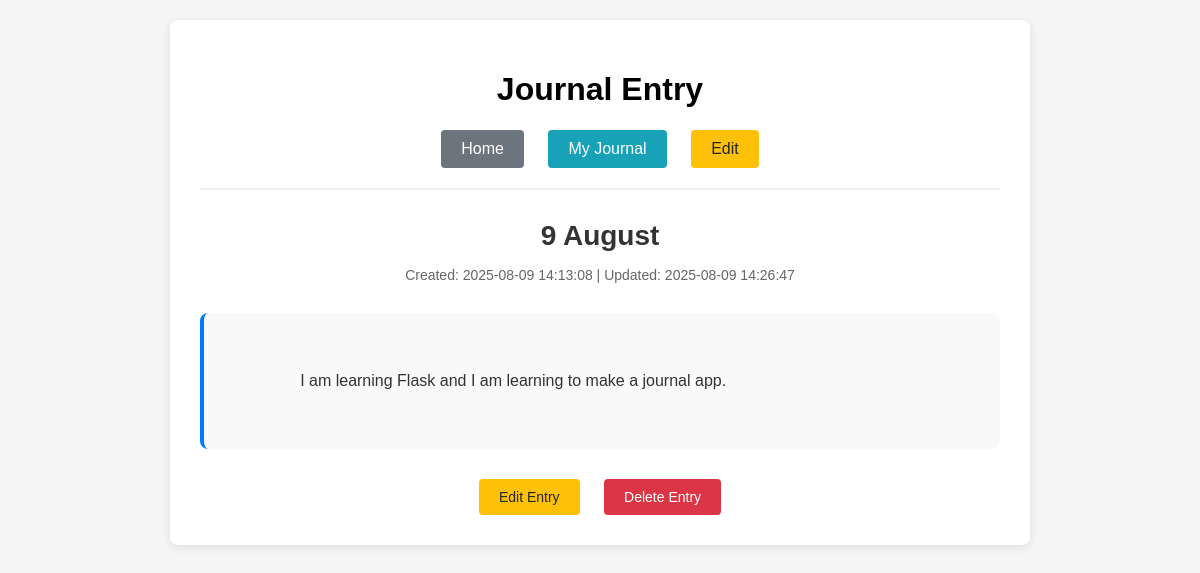
The page /journal/2 (signed in) on the database its author committed.
### app.py (models this page shows, shortened)
class JournalEntry(db.Model):
    id = db.Column(db.Integer, primary_key=True)
    title = db.Column(db.String(100), nullable=False)
    content = db.Column(db.Text, nullable=False)
    created_at = db.Column(db.DateTime(), index=True, default=datetime.utcnow)
    updated_at = db.Column(db.DateTime(), index=True, default=datetime.utcnow, onupdate=datetime.utcnow)
    user_id = db.Column(db.Integer, db.ForeignKey('user.id'), nullable=False)

### app.py (the view)
@app.route('/journal/<int:entry_id>')
@login_required
def view_journal_entry(entry_id):
    entry = JournalEntry.query.get_or_404(entry_id)
    if entry.user_id != current_user.id:
        flash('You can only view your own journal entries.', 'error')
        return redirect(url_for('journal'))
    return render_template('view_journal_entry.html', entry=entry)

### app.py (called while the page is built)
@login_manager.user_loader
def load_user(user_id):
    return User.query.get(int(user_id))

### templates/view_journal_entry.html (shortened to what this page needs)
<!DOCTYPE html>
<html lang="en">
<head>
</head>
<body>
    <div class="container">
        <div class="header">
            <h1>Journal Entry</h1>
            <div class="nav-links">
                <a href="{{ url_for('index') }}" class="home-btn">Home</a>
                <a href="{{ url_for('journal') }}" class="journal-btn">My Journal</a>
                <a href="{{ url_for('edit_journal_entry', entry_id=entry.id) }}" class="edit-btn">Edit</a>
            </div>
        </div>
        <div class="entry-section">
            <h2 class="entry-title">{{ entry.title }}</h2>
            <div class="entry-meta">
                Created: {{ entry.created_at.strftime('%Y-%m-%d %H:%M:%S') }}
                {% if entry.updated_at != entry.created_at %}
                    | Updated: {{ entry.updated_at.strftime('%Y-%m-%d %H:%M:%S') }}
                {% endif %}
            </div>
            <div class="entry-content">
                {{ entry.content }}
            </div>
            <div class="entry-actions">
                <a href="{{ url_for('edit_journal_entry', entry_id=entry.id) }}" class="btn btn-edit">Edit Entry</a>
                <form method="POST" action="{{ url_for('delete_journal_entry', entry_id=entry.id) }}" style="display: inline;">
                    <button type="submit" class="btn btn-delete" onclick="return confirm('Are you sure you want to delete this entry?')">Delete Entry</button>
                </form>
            </div>
        </div>
    </div>
</body>
</html>

### templates/view_journal_entry.html (style rules this page uses)
body { font-family: Arial, sans-serif; margin: 0; padding: 20px; background-color: #f5f5f5; }
.container { max-width: 800px; margin: 0 auto; background: white; padding: 30px; border-radius: 8px; box-shadow: 0 2px 10px rgba(0,0,0,0.1); }
.header { text-align: center; margin-bottom: 30px; padding-bottom: 20px; border-bottom: 2px solid #eee; }
.nav-links { margin-top: 20px; }
.nav-links a { display: inline-block; margin: 0 10px; padding: 10px 20px; background-color: #007bff; color: white; text-decoration: none; border-radius: 4px; transition: background-color 0.3s; }
.home-btn { background-color: #6c757d !important; }
.journal-btn { background-color: #17a2b8 !important; }
.edit-btn { background-color: #ffc107 !important; color: #212529 !important; }
.entry-section { margin-top: 30px; }
.entry-title { font-size: 28px; color: #333; margin-bottom: 15px; text-align: center; }
.entry-meta { text-align: center; color: #666; margin-bottom: 30px; font-size: 14px; }
.entry-content { line-height: 1.8; color: #333; font-size: 16px; white-space: pre-wrap; background-color: #f9f9f9; padding: 25px; border-radius: 8px; border-left: 4px solid #007bff; }
.entry-actions { margin-top: 30px; text-align: center; }
.btn { display: inline-block; margin: 0 10px; padding: 10px 20px; border: none; border-radius: 4px; text-decoration: none; color: white; font-size: 14px; cursor: pointer; transition: background-color 0.3s; }
.btn-edit { background-color: #ffc107; color: #212529; }
.btn-delete { background-color: #dc3545; }

### rows shown on the page
JournalEntry: title "9 August", created_at "2025-08-09 14:13:08", updated_at "2025-08-09 14:26:47", content "I am learning Flask and I am learning to make a journal app."
